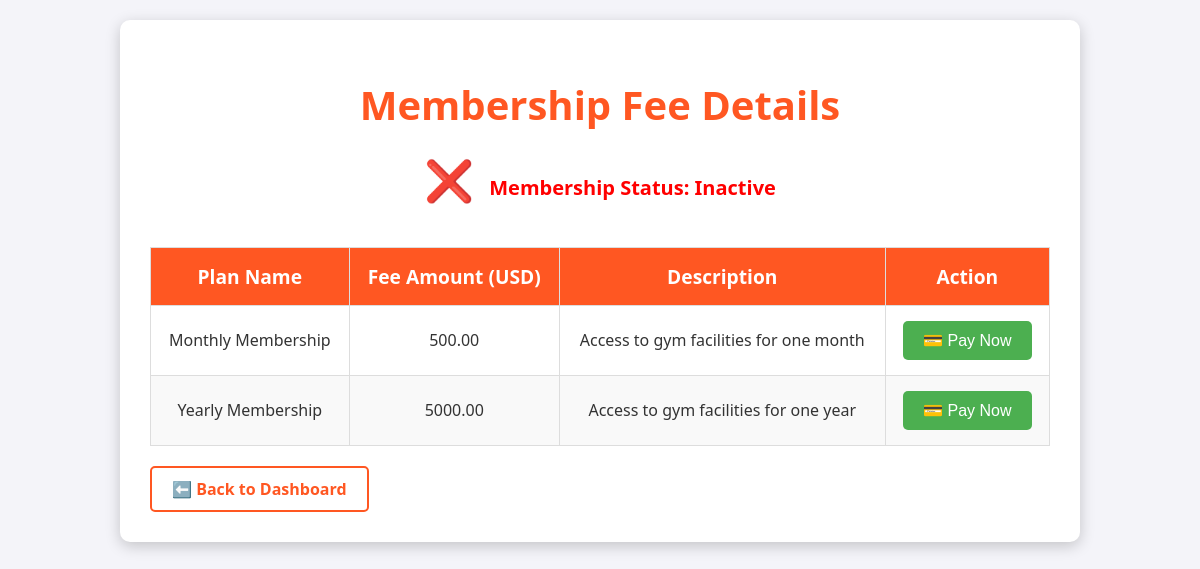
Page /dashboard/fee_details.php on the committed database.
### tables this page shows
CREATE TABLE `fee_structure` (
  `id` int(11) NOT NULL,
  `plan_name` varchar(255) NOT NULL,
  `fee_amount` decimal(10,2) NOT NULL,
  `description` text DEFAULT NULL,
  `created_at` timestamp NOT NULL DEFAULT current_timestamp()
);

### dashboard/fee_details.php (the view, shortened to what this page needs)
<?php
require_once("../config/db.php");
$customer_id = intval($_GET['customer_id']);
$stmt = $pdo->prepare("SELECT id, plan_name, fee_amount, description FROM fee_structure WHERE plan_name IN ('Monthly Membership', 'Yearly Membership')");
$stmt->execute();
$plans = $stmt->fetchAll(PDO::FETCH_ASSOC);
$statusStmt = $pdo->prepare("SELECT status FROM customers WHERE customer_id = ?");
$statusStmt->execute([$customer_id]);
$customerStatus = $statusStmt->fetchColumn();
?>
<!DOCTYPE html>
<html lang="en">
<head>
</head>
<body>
    <div class="container">
        <h1>Membership Fee Details</h1>
        <p class="status">
            <?php if ($customerStatus === 'active'): ?>
                <span class="emoji">✅</span> Membership Status: Active
            <?php else: ?>
                <span class="emoji">❌</span> Membership Status: Inactive
            <?php endif; ?>
        </p>
        <div class="table-container">
            <table>
                <thead>
                    <tr>
                        <th>Plan Name</th>
                        <th>Fee Amount (USD)</th>
                        <th>Description</th>
                        <th>Action</th>
                    </tr>
                </thead>
                <tbody>
                    <?php foreach ($plans as $plan): ?>
                        <tr>
                            <td><?php echo htmlspecialchars($plan['plan_name']); ?></td>
                            <td><?php echo htmlspecialchars($plan['fee_amount']); ?></td>
                            <td><?php echo htmlspecialchars($plan['description']); ?></td>
                            <td>
                                <form action="payment_form.php" method="GET">
                                    <button type="submit" class="pay-button">💳 Pay Now</button>
                                </form>
                            </td>
                        </tr>
                    <?php endforeach; ?>
                </tbody>
            </table>
        </div>
        <a href="customer.php" class="back-link">⬅️ Back to Dashboard</a>
    </div>
</body>
</html>

### rows in the picture
fee_structure: plan_name "Monthly Membership", fee_amount "500.00", description "Access to gym facilities for one month"
fee_structure: plan_name "Yearly Membership", fee_amount "5000.00", description "Access to gym facilities for one year"
